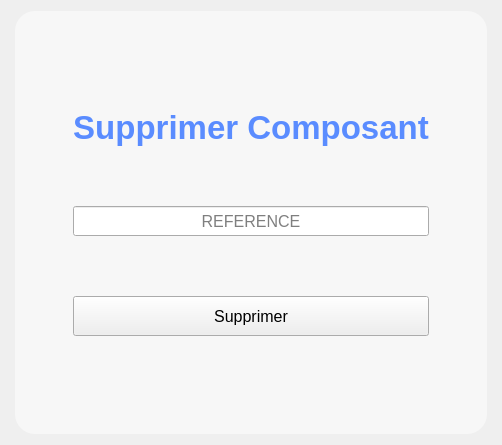
         <widget class="QWidget" name="PageSupprimerComposant">
          <property name="styleSheet">
           <string notr="true">#FormSupprimerComposant{
background:rgba(255,255,255,0.5);
border-radius:20px;
}</string>
          </property>
          <layout class="QHBoxLayout" name="horizontalLayout_17">
           <item>
            <spacer name="horizontalSpacer_29">
             <property name="orientation">
              <enum>Qt::Orientation::Horizontal</enum>
             </property>
             <property name="sizeHint" stdset="0">
              <size>
               <width>4</width>
               <height>20</height>
              </size>
             </property>
            </spacer>
           </item>
           <item>
            <widget class="QWidget" name="FormSupprimerComposant" native="true">
             <property name="styleSheet">
              <string notr="true">#FormAjoutMember{
background:rgba(255,255,255,0.5);
border-radius:20px;
}</string>
             </property>
             <layout class="QHBoxLayout" name="horizontalLayout_16">
              <item>
               <spacer name="horizontalSpacer_26">
                <property name="orientation">
                 <enum>Qt::Orientation::Horizontal</enum>
                </property>
                <property name="sizeHint" stdset="0">
                 <size>
                  <width>40</width>
                  <height>20</height>
                 </size>
                </property>
               </spacer>
              </item>
              <item>
               <widget class="QWidget" name="AJM_7" native="true">
                <property name="styleSheet">
                 <string notr="true"/>
                </property>
                <layout class="QVBoxLayout" name="verticalLayout_12">
                 <property name="spacing">
                  <number>20</number>
                 </property>
                 <item>
                  <spacer name="verticalSpacer_48">
                   <property name="orientation">
                    <enum>Qt::Orientation::Vertical</enum>
                   </property>
                   <property name="sizeHint" stdset="0">
                    <size>
                     <width>20</width>
                     <height>40</height>
                    </size>
                   </property>
                  </spacer>
                 </item>
                 <item>
                  <spacer name="verticalSpacer_49">
                   <property name="orientation">
                    <enum>Qt::Orientation::Vertical</enum>
                   </property>
                   <property name="sizeHint" stdset="0">
                    <size>
                     <width>20</width>
                     <height>40</height>
                    </size>
                   </property>
                  </spacer>
                 </item>
                 <item>
                  <widget class="QLabel" name="label_7">
                   <property name="maximumSize">
                    <size>
                     <width>16777215</width>
                     <height>44</height>
                    </size>
                   </property>
                   <property name="font">
                    <font>
                     <pointsize>25</pointsize>
                     <bold>true</bold>
                    </font>
                   </property>
                   <property name="styleSheet">
                    <string notr="true">color:rgb(90,140,255);</string>
                   </property>
                   <property name="frameShadow">
                    <enum>QFrame::Shadow::Plain</enum>
                   </property>
                   <property name="text">
                    <string>Supprimer Composant</string>
                   </property>
                   <property name="scaledContents">
                    <bool>true</bool>
                   </property>
                   <property name="alignment">
                    <set>Qt::AlignmentFlag::AlignCenter</set>
                   </property>
                  </widget>
                 </item>
                 <item>
                  <spacer name="verticalSpacer_50">
                   <property name="orientation">
                    <enum>Qt::Orientation::Vertical</enum>
                   </property>
                   <property name="sizeHint" stdset="0">
                    <size>
                     <width>20</width>
                     <height>40</height>
                    </size>
                   </property>
                  </spacer>
                 </item>
                 <item>
                  <widget class="QLineEdit" name="SCrefer">
                   <property name="minimumSize">
                    <size>
                     <width>0</width>
                     <height>30</height>
                    </size>
                   </property>
                   <property name="font">
                    <font>
                     <pointsize>12</pointsize>
                    </font>
                   </property>
                   <property name="alignment">
                    <set>Qt::AlignmentFlag::AlignCenter</set>
                   </property>
                   <property name="placeholderText">
                    <string>REFERENCE</string>
                   </property>
                  </widget>
                 </item>
                 <item>
                  <spacer name="verticalSpacer_51">
                   <property name="orientation">
                    <enum>Qt::Orientation::Vertical</enum>
                   </property>
                   <property name="sizeHint" stdset="0">
                    <size>
                     <width>20</width>
                     <height>40</height>
                    </size>
                   </property>
                  </spacer>
                 </item>
                 <item>
                  <widget class="QPushButton" name="SCsupprimer">
                   <property name="minimumSize">
                    <size>
                     <width>150</width>
                     <height>40</height>
                    </size>
                   </property>
                   <property name="font">
                    <font>
                     <pointsize>12</pointsize>
                    </font>
                   </property>
                   <property name="cursor">
                    <cursorShape>PointingHandCursor</cursorShape>
                   </property>
                   <property name="styleSheet">
                    <string notr="true"/>
                   </property>
                   <property name="text">
                    <string>Supprimer</string>
                   </property>
                   <property name="shortcut">
                    <string>Return</string>
                   </property>
                   <property name="checkable">
                    <bool>false</bool>
                   </property>
                  </widget>
                 </item>
                 <item>
                  <spacer name="verticalSpacer_52">
                   <property name="orientation">
                    <enum>Qt::Orientation::Vertical</enum>
                   </property>
                   <property name="sizeHint" stdset="0">
                    <size>
                     <width>20</width>
                     <height>40</height>
                    </size>
                   </property>
                  </spacer>
                 </item>
                 <item>
                  <spacer name="verticalSpacer_53">
                   <property name="orientation">
                    <enum>Qt::Orientation::Vertical</enum>
                   </property>
                   <property name="sizeHint" stdset="0">
                    <size>
                     <width>20</width>
                     <height>40</height>
                    </size>
                   </property>
                  </spacer>
                 </item>
                </layout>
               </widget>
              </item>
              <item>
               <spacer name="horizontalSpacer_27">
                <property name="orientation">
                 <enum>Qt::Orientation::Horizontal</enum>
                </property>
                <property name="sizeHint" stdset="0">
                 <size>
                  <width>40</width>
                  <height>20</height>
                 </size>
                </property>
               </spacer>
              </item>
             </layout>
            </widget>
           </item>
           <item>
            <spacer name="horizontalSpacer_28">
             <property name="orientation">
              <enum>Qt::Orientation::Horizontal</enum>
             </property>
             <property name="sizeHint" stdset="0">
              <size>
               <width>4</width>
               <height>20</height>
              </size>
             </property>
            </spacer>
           </item>
          </layout>
         </widget>
